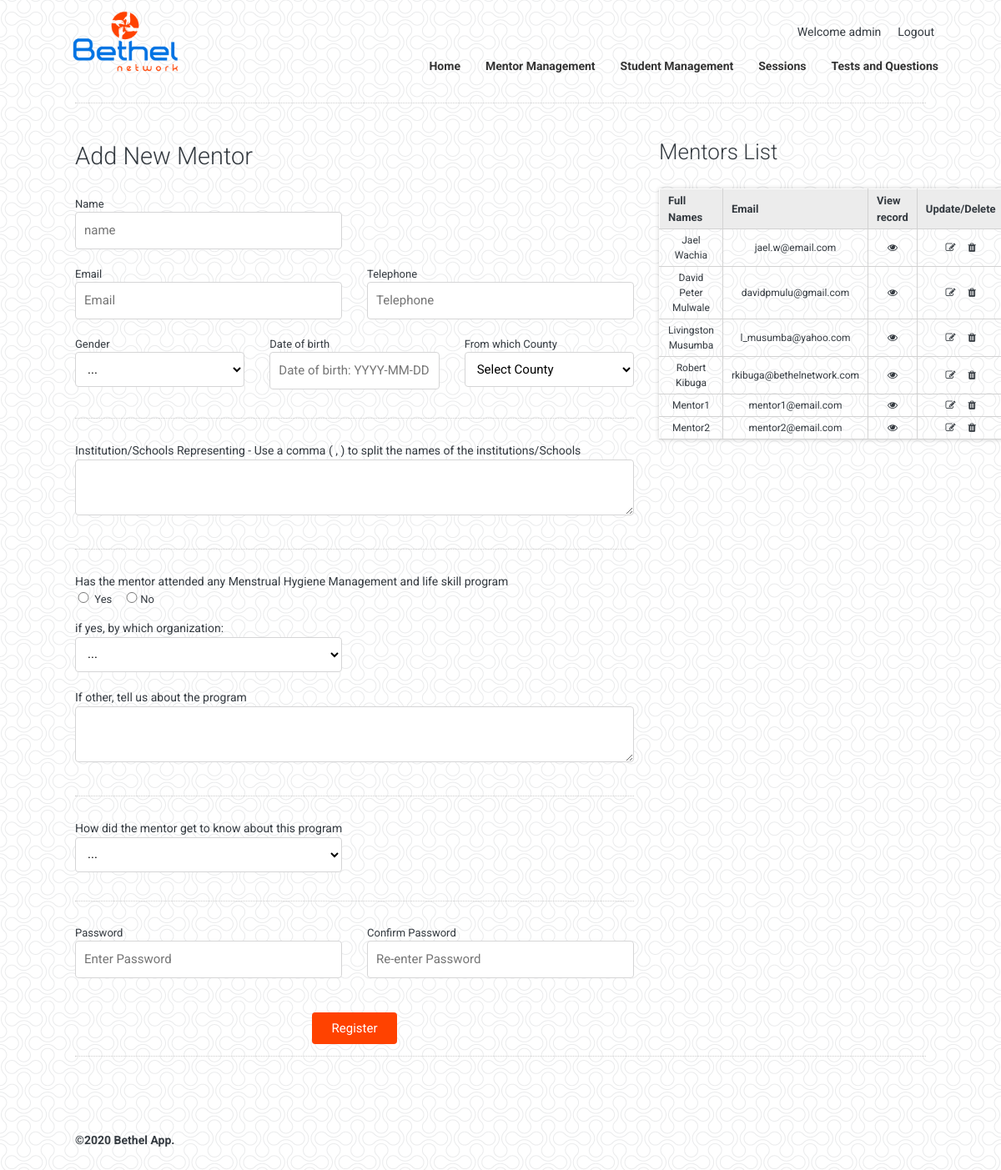
Screenshot of /manager/register-mentor.php (signed in) with the database file from the repository.
### tables this page shows
CREATE TABLE IF NOT EXISTS `djfk_manager_users` (
  `id` int(11) NOT NULL AUTO_INCREMENT,
  `usertype` text,
  `createdon` timestamp NULL DEFAULT CURRENT_TIMESTAMP,
  `username` char(50) DEFAULT NULL,
  `password` varchar(100) DEFAULT NULL,
  `lastlogintime` datetime DEFAULT NULL,
  PRIMARY KEY (`id`)
);

CREATE TABLE IF NOT EXISTS `djfk_mentor` (
  `mentor_id` int(11) NOT NULL AUTO_INCREMENT,
  `username` varchar(50) DEFAULT NULL,
  `email` varchar(100) DEFAULT NULL,
  `mentor_tel` varchar(100) DEFAULT NULL,
  `mentor_gender` varchar(100) DEFAULT NULL,
  `mentor_dateofbirth` date DEFAULT NULL,
  `mentor_county` varchar(100) DEFAULT NULL,
  `progprev` varchar(100) DEFAULT NULL,
  `progby` varchar(100) DEFAULT NULL,
  `yesprogprev` varchar(100) DEFAULT NULL,
  `howdidyou` varchar(100) DEFAULT NULL,
  `password` varchar(100) DEFAULT NULL,
  `status` int(11) DEFAULT NULL,
  `lastlogintime` datetime DEFAULT NULL,
  `usercode` varchar(50) DEFAULT NULL,
  `avatar` varchar(50) DEFAULT 'placeholder.png',
  `user_type` char(50) DEFAULT NULL,
  `shortname` varchar(50) DEFAULT NULL,
  PRIMARY KEY (`mentor_id`),
  UNIQUE KEY `mantor_email` (`email`) USING BTREE
);

### manager/config/_database/database.php (called while the page is built, shortened)
<?php
    $prefix = "djfk_";
?>

### manager/components/session-check.php (called while the page is built, shortened)
<?php
	require 'config/_database/database.php';
	$userid = $_SESSION['userid'];
?>

### manager/controllers/lists/mentorlist.php (the view, shortened to what this page needs)
<?php
$sqlx = "SELECT * FROM ".$prefix."mentor";
$resultx =  $conn->query($sqlx);
if($resultx->num_rows == 0){
		echo "<p>No Users Added!</p>";
}else{
	echo"<table id='datable' class='display'>
	<thead>
	<tr>
		<th>Full Names</th>
		<th>Email</th>
		<th>View record</th>
		<th>Update/Delete</th>
	</tr>
	</thead>
	<tbody>";
	while($rowx = $resultx->fetch_array()){
	echo "<tr>
			<td>".$rowx['username']."</td>
			<td>".$rowx['email']."</td>
			<td><a title='View' href='view-mentor.php?userid=".$rowx['mentor_id']."'><i class='fa fa-eye' aria-hidden='true'></i></a></td>
			<td><a title='Update' href='update-mentor.php?user=".$rowx['mentor_id']."'><i class='fa fa-edit' aria-hidden='true'></i></a> &nbsp;&nbsp;&nbsp;&nbsp;<a class='delete' title='Delete' href='components/deleteuser.php?user=".$rowx['mentor_id']."&usertype=mentor'><i class='fa fa-trash' aria-hidden='true'></i></a></td>
			</tr>";
	};
	echo "</tbody></table>";
}
?>

### manager/controllers/base/head.php (shortened to what this page needs)
<!DOCTYPE html>
<html lang="en">
	<head>
		<link rel="stylesheet" href="assets/css/bootstrap.css">
		<link rel="stylesheet" href="assets/css/font-awesome.css">
		<link rel="stylesheet" href="assets/css/flexslider.css">
		<link rel="stylesheet" href="assets/css/menuscript.css">
		<link rel="stylesheet" href="assets/css/style.css">
</head>

### manager/register-mentor.php (shortened to what this page needs)
<?php include 'components/session-check.php' ?>
<?php include 'controllers/base/head.php' ?>
<body class="inner">
<div class="pagecont">
	<?php include 'controllers/navigation/innernav.php' ?>
	<div class="container12 cont-box">
		<article>
			<div class="row">
				<div class="col-md-8">
					<h3>Add New Mentor</h3>
					<form class="contactForm" action="components/register-mentor.php" method="POST" name="login" >
						<div class="row">
							<div class="col-md-6">
								<label for="namex">Name</label>
								<input type="text" name="namex" placeholder="name" required />
							</div>
						</div>
						<div class="row">
							<div class="col-md-6">
								<label for="emailx">Email</label>
								<input type="email" name="emailx" placeholder="Email" required />
							</div>
							<div class="col-md-6">
								<label for="telx">Telephone</label>
								<input type="text" name="telx" placeholder="Telephone" required />
							</div>
						</div>
						<div class="row">
							<div class="col-md-4">
								<label for="genderx">Gender</label>
								<select name="genderx">
									<option>...</option>
								</select>
							</div>
							<div class="col-md-4">
								<label for="datebirthx">Date of birth</label>
								<input type="text" id="datepick" name="datebirthx" placeholder="Date of birth: YYYY-MM-DD" required />
							</div>
							<div class="col-md-4">
							<label for="countyx">From which County</label>
							<select name="countyx">
								<option>Select County</option>
							</select>
							</div>
						</div>
						<hr />
						<div class="row ">
							<div class="col-md-12 ">
								<p>Institution/Schools Representing - Use a comma ( , ) to split the names of the institutions/Schools<br /> <textarea name="schoolnames"></textarea>
							</div>
						</div>
						<hr />
						<div class="row ">
							<div class="col-md-12">
								<p>Has the mentor attended any Menstrual Hygiene Management and life skill program</p> <label style="float:none;"><input type="radio" value="Yes" name="progprev" /> Yes </label>&nbsp;&nbsp;&nbsp;&nbsp;<label style="float:none;"><input type="radio" value="No" name="progprev" />No </label>
							</div>
							<div class="col-md-6">
								if yes, by which organization: <br />
								<select name="progby">
									<option>...</option>
								</select>
							</div>
						</div>
						<div class="row ">
							<div class="col-md-12">
								<p>If other, tell us about the program<br /> <textarea name="yesprogprev"></textarea>
							</div>
						</div>
						<hr />
						<div class="row ">
							<div class="col-md-12">
								<p>How did the mentor get to know about this program</p>
							</div>
						</div>
						<div class="row ">
							<div class="col-md-6">
								<select name="howdidyou">
									<option>...</option>
								</select>
							</div>
						</div>
						<hr />
						<div class="row justify-content-center">
							<div class="col-md-6 aligncenter">
								<label for="datebirthx">Password</label>
								<input type="password" name="passwordx" placeholder="Enter Password" required />
							</div>
							<div class="col-md-6 aligncenter">
								<label for="datebirthx">Confirm Password</label>
								<input type="password" name="repasswordx" placeholder="Re-enter Password" required />
							</div>
						</div>
						<div class="row justify-content-center">
							<div class="col-md-6 aligncenter">
								<p>&nbsp;</p>
								<button type="submit" name="regperson" class="submit">Register</button>
							</div>
						</div>
					</form>
				</div>
				<div class="col-md-4">
					<h4>Mentors List</h4>
					<?php include 'controllers/lists/mentorlist.php' ?>
				</div>
			</div>
		</article>
	</div>
	<div class="container12"><article><hr /></article></div>
	<?php include 'controllers/base/footer.php' ?>
</body>
</html>

### manager/controllers/navigation/innernav.php
<?php
	$sqluder = "SELECT username FROM ".$prefix."manager_users WHERE id='$userid'";
	$result =  $conn->query($sqluder) or die(mysqli_error($conn));
	$rws =  $result->fetch_array();
 ?>
<header>
		<article>
			<div class="navholder">
				<div class="logo"><a href="#"><img src="assets/images/logo.png" /></a></div>
				<div class="navigation">
					<div class="topnav">
						<ul class="mainlinks">
							<li>Welcome <?php echo $rws["username"]; ?></li>
							<li><a href="components/logout.php">Logout</a></li>
						</ul>
					</div>
					<nav id="cssmenu">
						<ul>
							<li><a href="index.php">Home</a></li>
							<li><a href="register-mentor.php">Mentor Management</a></li>
							<li><a href="register-user.php">Student Management</a></li>
							<li><a href="create-course.php">Sessions</a></li>
							<li><a href="tests.php">Tests and Questions</a></li>
						</ul>
					</nav>
				</div>
			</div>
		</article>
	</header>
	<div class="container12"><article><hr /></article></div>

### manager/controllers/base/footer.php
<footer>
	<article>
		<div class="row">
			<div class="col-md-12 copy">
				<p>&copy;2020 Bethel App.</p>
			</div>
		</div>
	</article>
</footer>

### manager/assets/css/menuscript.css (style rules this page uses)
#cssmenu, #cssmenu ul, #cssmenu ul li, #cssmenu ul li a, #cssmenu #menu-button { list-style: none; line-height: 1; display: block; position: relative; -webkit-box-sizing: border-box; -moz-box-sizing: border-box; box-sizing: border-box; }
#cssmenu:after, #cssmenu > ul:after { content: "."; display: block; clear: both; visibility: hidden; line-height: 0; height: 0; }
#cssmenu > ul > li { float: left; }

### rows the page displays
djfk_manager_users: username "admin"
djfk_mentor: username "Jael Wachia", email "jael.w@email.com"
djfk_mentor: username "David Peter Mulwale", email "davidpmulu@gmail.com"
djfk_mentor: username "Livingston Musumba", email "l_musumba@yahoo.com"
djfk_mentor: username "Robert Kibuga", email "rkibuga@bethelnetwork.com"
djfk_mentor: username "Mentor1", email "mentor1@email.com"
djfk_mentor: username "Mentor2", email "mentor2@email.com"
